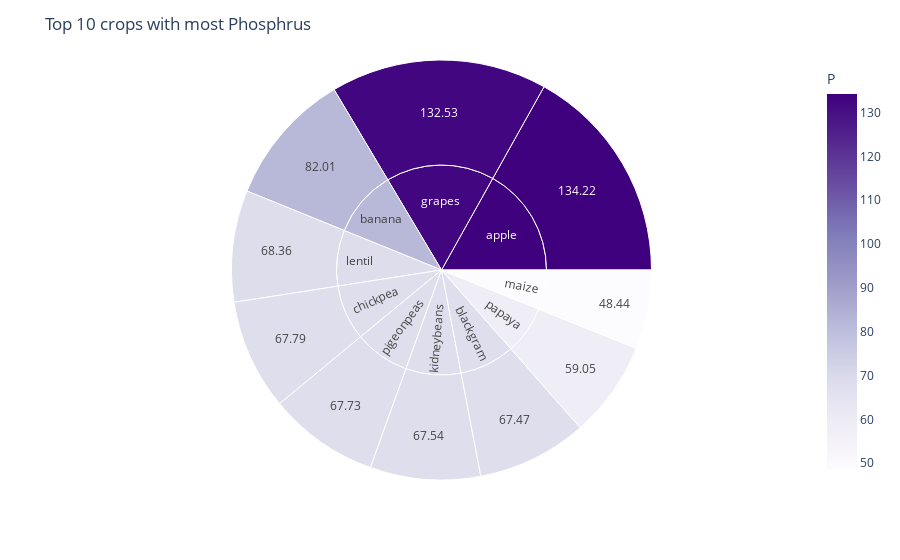

Write notebook code for a chart like this one.
### Code cell
crops_with_most_Phosphorus=df1.sort_values(by='P',ascending=False)
crops_with_most_phosphorus_sort=crops_with_most_Phosphorus[:10]
fig = px.sunburst(
    crops_with_most_phosphorus_sort,
    path=['label','P'],
    values='P',
    color='P',
    color_continuous_scale='purples'
)
fig.update_layout(
    title_text='Top 10 crops with most Phosphrus',
    uniformtext=dict(minsize=8))
fig.show()

### Figure 1 — Plotly figure (JSON) as saved in the notebook; plotly's stock layout.template omitted (floating-point values rounded to 4 significant figures)
{"data": [{"branchvalues": "total", "customdata": [[48.44], [59.05], [67.47], [67.54], [67.73], [67.79], [68.36], [82.01], [132.5], [134.2], [134.2], [82.01], [67.47], [67.79], [132.5], [67.54], [68.36], [48.44], [59.05], [67.73]], "domain": {"x": [0, 1], "y": [0, 1]}, "hovertemplate": "labels=%{label}<br>P_sum=%{value}<br>parent=%{parent}<br>id=%{id}<br>P=%{color}<extra></extra>", "ids": ["maize/48.44", "papaya/59.05", "blackgram/67.47", "kidneybeans/67.54", "pigeonpeas/67.73", "chickpea/67.79", "lentil/68.36", "banana/82.01", "grapes/132.53", "apple/134.22", "apple", "banana", "blackgram", "chickpea", "grapes", "kidneybeans", "lentil", "maize", "papaya", "pigeonpeas"], "labels": ["48.44", "59.05", "67.47", "67.54", "67.73", "67.79", "68.36", "82.01", "132.53", "134.22", "apple", "banana", "blackgram", "chickpea", "grapes", "kidneybeans", "lentil", "maize", "papaya", "pigeonpeas"], "marker": {"coloraxis": "coloraxis", "colors": [48.44, 59.05, 67.47, 67.54, 67.73, 67.79, 68.36, 82.01, 132.5, 134.2, 134.2, 82.01, 67.47, 67.79, 132.5, 67.54, 68.36, 48.44, 59.05, 67.73]}, "name": "", "parents": ["maize", "papaya", "blackgram", "kidneybeans", "pigeonpeas", "chickpea", "lentil", "banana", "grapes", "apple", "", "", "", "", "", "", "", "", "", ""], "type": "sunburst", "values": [48.44, 59.05, 67.47, 67.54, 67.73, 67.79, 68.36, 82.01, 132.5, 134.2, 134.2, 82.01, 67.47, 67.79, 132.5, 67.54, 68.36, 48.44, 59.05, 67.73]}], "layout": {"coloraxis": {"colorbar": {"title": {"text": "P"}}, "colorscale": [[0, "rgb(252,251,253)"], [0.125, "rgb(239,237,245)"], [0.25, "rgb(218,218,235)"], [0.375, "rgb(188,189,220)"], [0.5, "rgb(158,154,200)"], [0.625, "rgb(128,125,186)"], [0.75, "rgb(106,81,163)"], [0.875, "rgb(84,39,143)"], [1, "rgb(63,0,125)"]]}, "legend": {"tracegroupgap": 0}, "margin": {"t": 60}, "title": {"text": "Top 10 crops with most Phosphrus"}, "uniformtext": {"minsize": 8}}}
